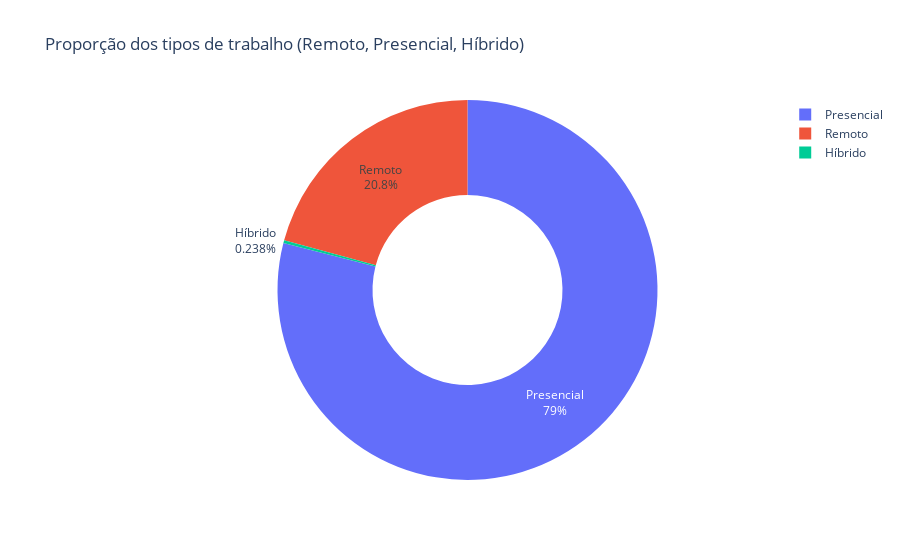

This figure's notebook cell:
### Code cell
remoto_contagem = df_limpo['taxa_remoto'].value_counts().reset_index()
remoto_contagem.columns = ['tipo_emprego', 'quantidade']

fig = px.pie(
    remoto_contagem,
    names='tipo_emprego',
    values='quantidade',
    title='Proporção dos tipos de trabalho (Remoto, Presencial, Híbrido)',
    hole=0.5
)

fig.update_traces(textinfo='percent+label')
fig

### Figure 1 — Plotly figure (JSON) as saved in the notebook; plotly's stock layout.template omitted (floating-point values rounded to 4 significant figures)
{"data": [{"domain": {"x": [0, 1], "y": [0, 1]}, "hole": 0.5, "hovertemplate": "tipo_emprego=%{label}<br>quantidade=%{value}<extra></extra>", "labels": ["Presencial", "Remoto", "Híbrido"], "legendgroup": "", "name": "", "showlegend": true, "textinfo": "percent+label", "type": "pie", "values": [105305, 27716, 318]}], "layout": {"legend": {"tracegroupgap": 0}, "title": {"text": "Proporção dos tipos de trabalho (Remoto, Presencial, Híbrido)"}}}
